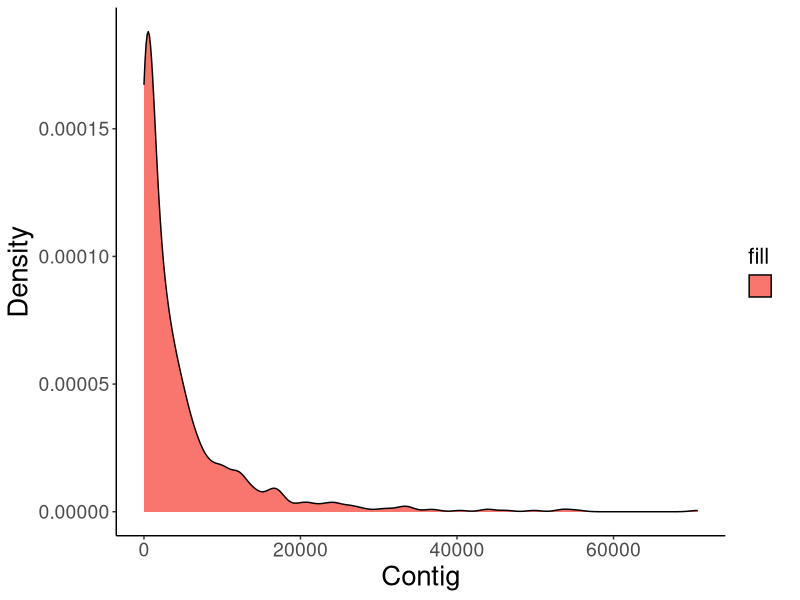

The R script that drew this image:
# *****************************************************
#   Load Packages and Data
# *****************************************************

#Load Packages

library(plyr)
library(dplyr)
library(ggplot2)

#MAKE SURE TO SET WORKING DIRECTORY 

#Read in File

duplicated_genes <- read.table("duplicated_genes.csv", sep = ",", header = T, stringsAsFactors = F)

head(duplicated_genes)
colnames(duplicated_genes) <- c("Busco id", "Status", "Scaffold", "Start", "End", "Score", "Length")

# *****************************************************
#   Count the number of duplicates on each Scaffold
# *****************************************************

#This counts the number of duplicates on each Scaffold

scaffold_count <- count(duplicated_genes, Scaffold)

write.csv(scaffold_count, "scaffold_count.csv")

#This makes a density plot of the number of duplicates per scaffold

scaffold_count_dens <- ggplot(scaffold_count, aes(x=Scaffold, fill=' ')) + 
  geom_density(alpha=1) +
  ylab("Density") + xlab("Contig") +
  theme(axis.title = element_text(size=20), axis.text = element_text(size = 14),
        panel.grid.major = element_blank(), panel.grid.minor = element_blank(), 
        panel.background = element_blank(), axis.line = element_line(colour = "black"),
        legend.title = element_text(size = 16), legend.text = element_text(size = 14))

#This prints the density plot

scaffold_count_dens
